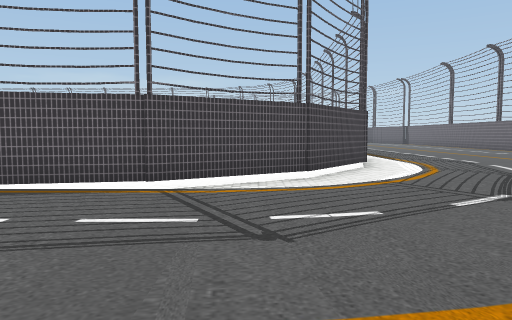
View 1 (above)

24 first-person views from a walk through a Unity game level. The camera is 1.3 m above the floor, tilts 4° down and sees 70° across. The floor is counted in squares, 2 m on a side. Each view is taken from the middle of a square. On the plan, view 1 faces up. The plan holds only what a view shows up to about 11 squares ahead; the rest is blank. The player is left out. Some surface patterns are stand-ins.

View 2
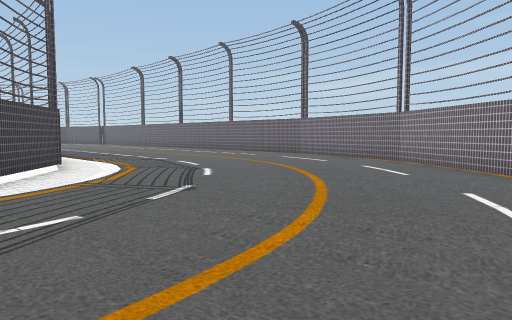

View 3
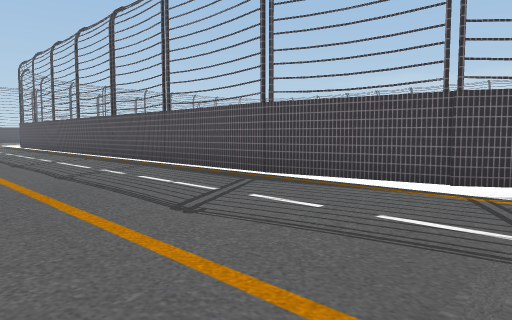

View 4
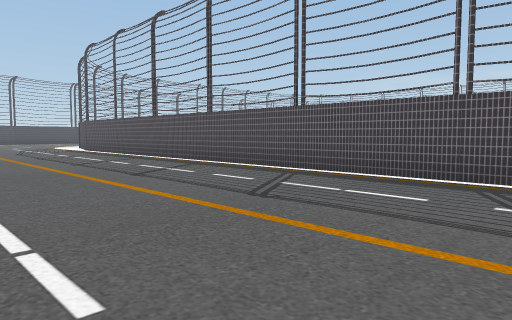

View 5
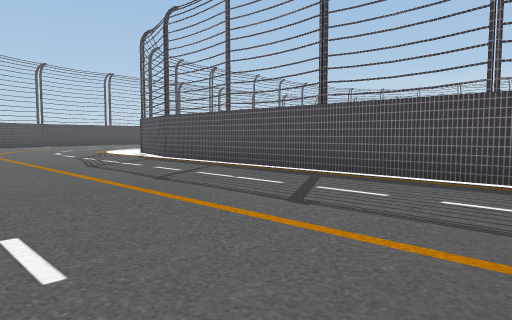

View 6
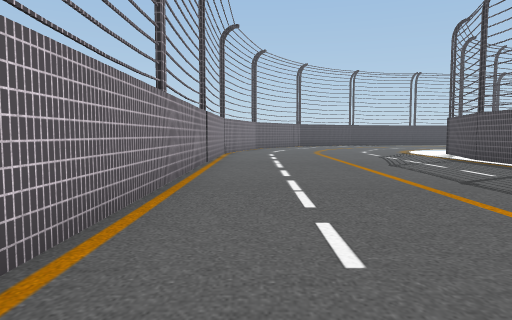

View 7
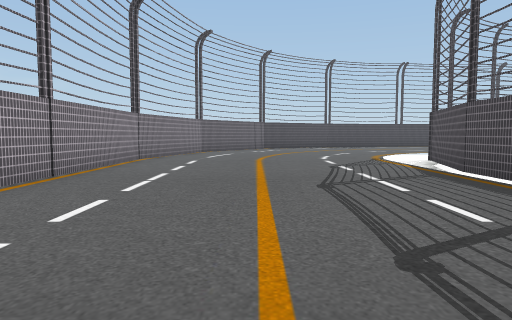

View 8
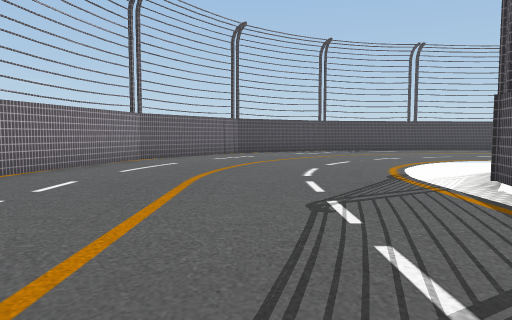

View 9
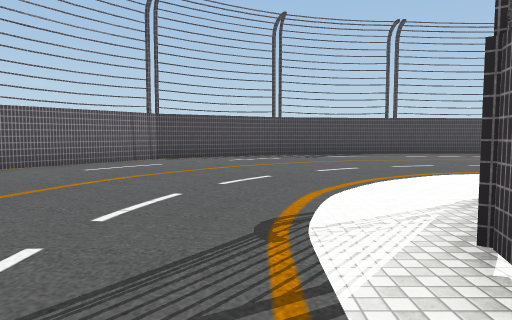

View 10
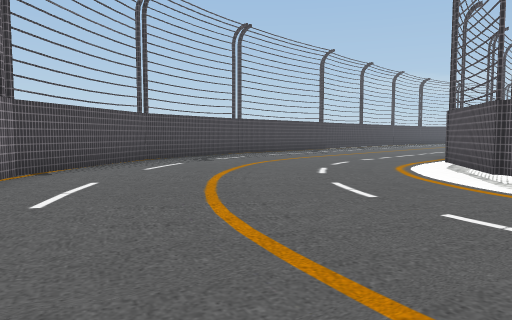

View 11
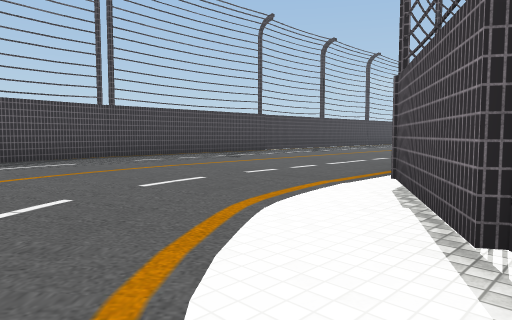

View 12
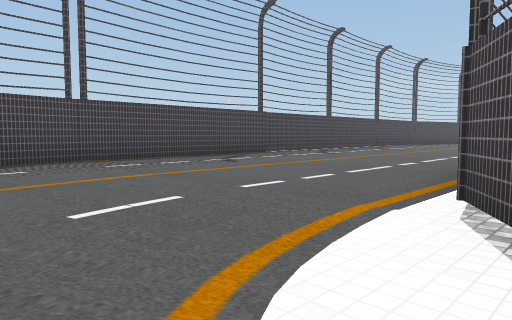

View 13
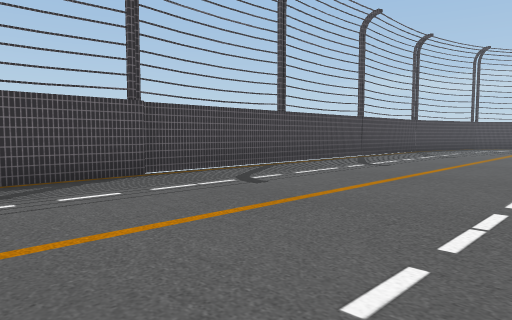

View 14
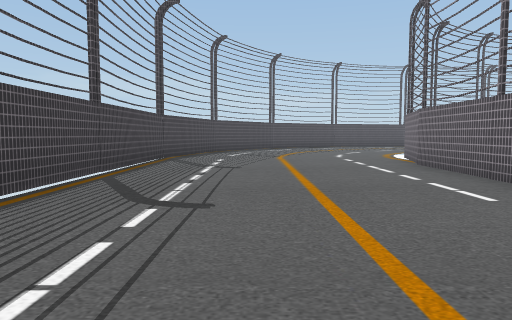

View 15
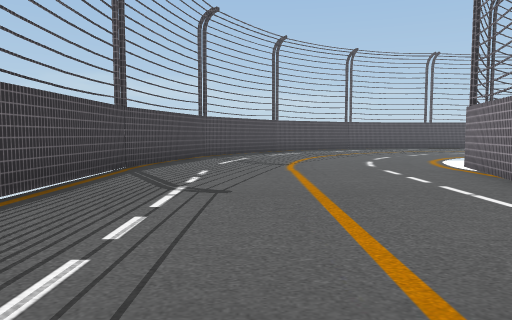

View 16
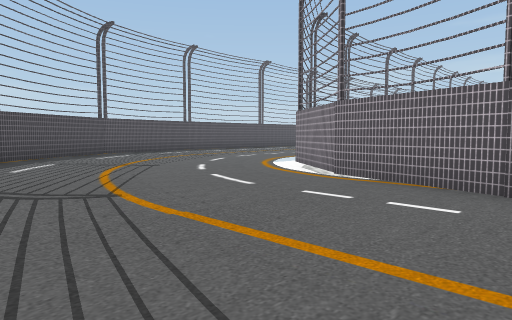

View 17
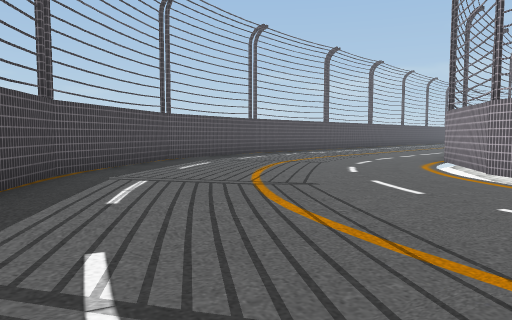

View 18
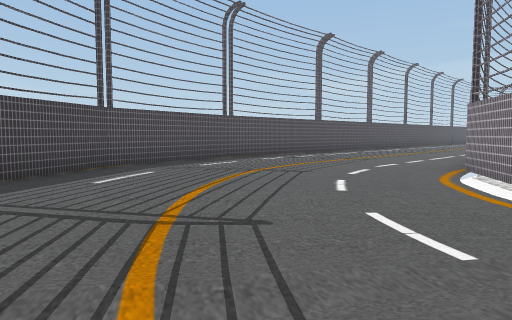

View 19
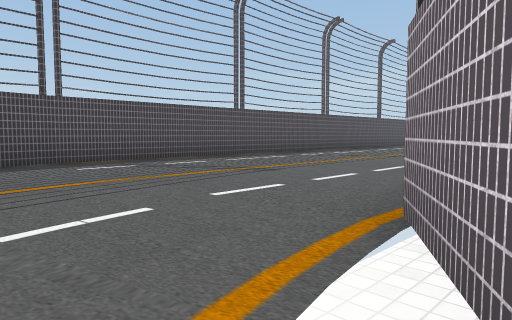

View 20
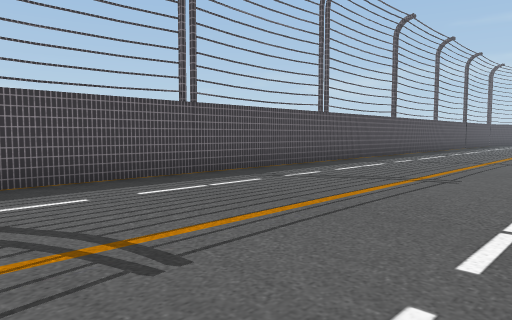

View 21
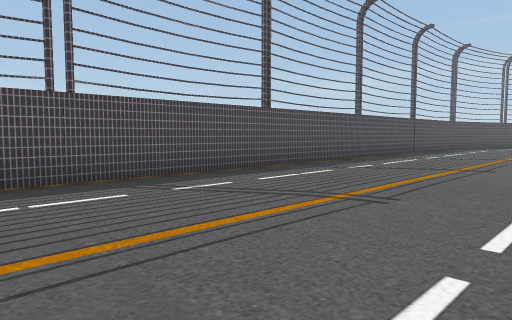

View 22
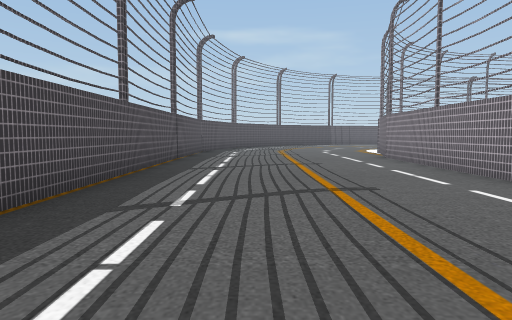

View 23
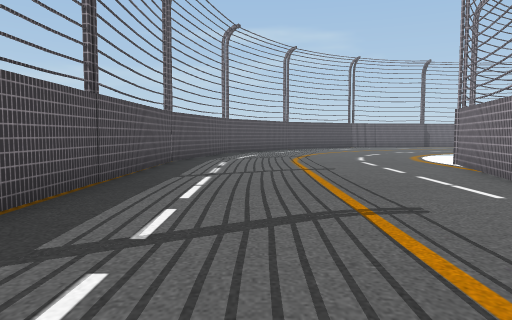

View 24
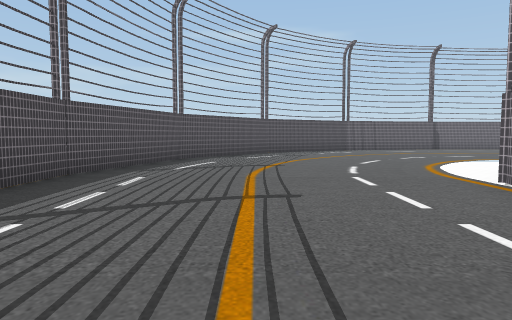

### Floor plan
Key: @ floor where view 1 was taken; # wall or solid block; . main floor; - floor 0.25 m lower than the main floor; / step, stairs or slope.
Columns run from 35 left of view 1 to 10 right of it. Each row starts with its distance up from view 1.
 36            #####################
 35       ######...................#########
 34      ##................................##
 33    ###..................................#
 32    #.....................................
 31    #.....................................
 30    .............. ....   ................
 29  #..........#             ########//.....
 28  #......./###                    ## -/...
 27 ##....../##                          -/..
 26 #....../##                            /..
 25 #......##                              ..
 24 #......#
 23 #......#
 22 #......#
 21 #......#
 20 #......#
 19 #......
 18 #.....
 17 #.....
 16 #.....
 15 #.....
 14 #......
 13 #......
 12 #......
 11 #......                                ....
 10 #......##                              ....
  9 #....../#                            #-....
  8 #....../##                          ##-.....
  7 #....../-#                         ##-/......
  6 ##....../- ##                    ###--.......#
  5  #......./--######################--//.......#
  4  #..........................................##
  3  ##.........................................#
  2   ##.......................................##
  1    ##.....................................##
  0     ##........................  ...@...
 -1      ###................  ....
 -2        #######.........
 -3              #########

Positions as (right, up) in squares from view 1, and headings:
1: (0, 0), facing up
2: (0, 0), facing up-right
3: (0, 0), facing up-left
4: (-6, -1), facing up-left
5: (-12, -1), facing up-left
6: (-12, -1), facing left
7: (-15, 1), facing left
8: (-19, 2), facing left
9: (-22, 4), facing left
10: (-25, 0), facing up-left
11: (-26, 5), facing up-left
12: (-27, 6), facing up-left
13: (-29, 11), facing up-left
14: (-32, 15), facing up
15: (-32, 18), facing up
16: (-33, 22), facing up-right
17: (-33, 26), facing up-right
18: (-31, 27), facing up-right
19: (-26, 28), facing up-right
20: (-23, 30), facing up-right
21: (-17, 30), facing up-right
22: (-14, 33), facing right
23: (-9, 33), facing right
24: (-6, 32), facing right
